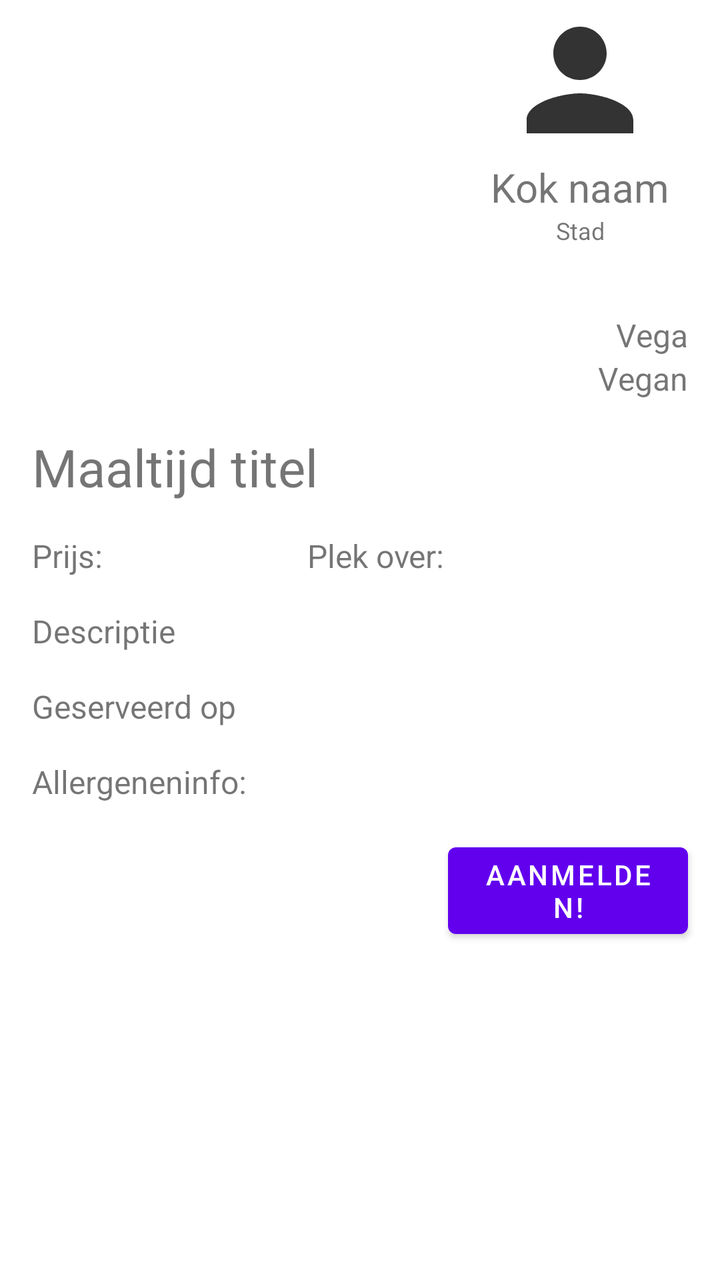
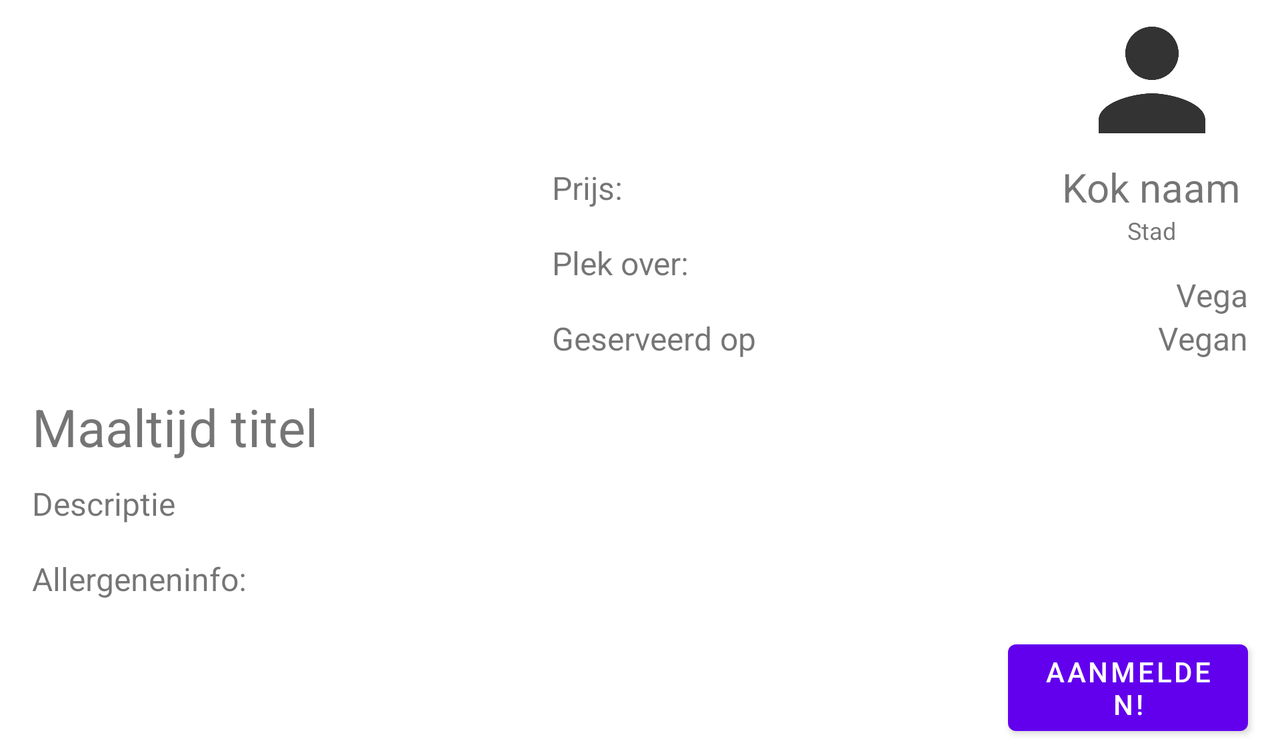

Two renders of one Android screen. The first uses the default layout on a phone; the second uses the alternative layout the repository ships for a different screen configuration, on a matching device. The two XML files are below.
<!-- AndroidManifest.xml: application theme Theme.ShareAMeal -->
<!-- res/layout/content_detailpage.xml -->
<?xml version="1.0" encoding="utf-8"?>
<ScrollView xmlns:android="http://schemas.android.com/apk/res/android"
    xmlns:app="http://schemas.android.com/apk/res-auto"
    xmlns:tools="http://schemas.android.com/tools"
    android:layout_width="match_parent"
    android:layout_height="match_parent"
    app:layout_behavior="@string/appbar_scrolling_view_behavior"
    tools:context=".ui.MealDetailPage"
    tools:showIn="@layout/activity_detailpage">

    <androidx.constraintlayout.widget.ConstraintLayout
        android:layout_width="match_parent"
        android:layout_height="wrap_content">

        <ImageView
            android:id="@+id/meal_image"
            android:layout_width="220dp"
            android:layout_height="200dp"
            android:adjustViewBounds="true"
            android:scaleType="centerCrop"
            android:src="@drawable/meal_imagesrc"
            app:layout_constraintStart_toStartOf="parent"
            app:layout_constraintTop_toTopOf="parent" />

        <TextView
            android:id="@+id/meal_title"
            android:layout_width="match_parent"
            android:layout_height="wrap_content"
            android:layout_marginStart="16dp"
            android:layout_marginTop="16dp"
            android:layout_marginEnd="16dp"
            android:text="@string/meal_title_placeholder"
            android:textSize="26sp"
            app:layout_constraintEnd_toEndOf="parent"
            app:layout_constraintStart_toStartOf="parent"
            app:layout_constraintTop_toBottomOf="@+id/meal_image" />

        <TextView
            android:id="@+id/meal_price"
            android:layout_width="wrap_content"
            android:layout_height="wrap_content"
            android:layout_marginStart="16dp"
            android:layout_marginTop="16dp"
            android:layout_marginEnd="16dp"
            android:text="@string/price"
            android:textSize="16sp"
            app:layout_constraintStart_toStartOf="parent"
            app:layout_constraintTop_toBottomOf="@+id/meal_title" />

        <TextView
            android:id="@+id/meal_spotsleft"
            android:layout_width="wrap_content"
            android:layout_height="wrap_content"
            android:layout_marginStart="16dp"
            android:layout_marginTop="16dp"
            android:layout_marginEnd="16dp"
            android:text="@string/spots_left"
            android:textSize="16sp"
            app:layout_constraintEnd_toEndOf="parent"
            app:layout_constraintStart_toStartOf="@+id/meal_price"
            app:layout_constraintTop_toBottomOf="@+id/meal_title" />

        <TextView
            android:id="@+id/meal_description"
            android:layout_width="match_parent"
            android:layout_height="wrap_content"
            android:layout_marginStart="16dp"
            android:layout_marginTop="16dp"
            android:layout_marginEnd="16dp"
            android:text="@string/description_placeholder"
            android:textSize="16sp"
            app:layout_constraintEnd_toEndOf="parent"
            app:layout_constraintHorizontal_bias="0.38"
            app:layout_constraintStart_toStartOf="parent"
            app:layout_constraintTop_toBottomOf="@+id/meal_price" />

        <TextView
            android:id="@+id/meal_date"
            android:layout_width="match_parent"
            android:layout_height="wrap_content"
            android:layout_marginStart="16dp"
            android:layout_marginTop="16dp"
            android:layout_marginEnd="16dp"
            android:text="@string/date"
            android:textSize="16sp"
            app:layout_constraintEnd_toEndOf="parent"
            app:layout_constraintHorizontal_bias="0.0"
            app:layout_constraintStart_toStartOf="parent"
            app:layout_constraintTop_toBottomOf="@+id/meal_description" />

        <TextView
            android:id="@+id/meal_allergeninfo"
            android:layout_width="match_parent"
            android:layout_height="wrap_content"
            android:layout_marginStart="16dp"
            android:layout_marginEnd="16dp"
            android:layout_marginTop="16dp"
            android:text="@string/allergeninfo"
            android:textSize="16sp"
            app:layout_constraintEnd_toEndOf="parent"
            app:layout_constraintHorizontal_bias="0.0"
            app:layout_constraintStart_toStartOf="parent"
            app:layout_constraintTop_toBottomOf="@+id/meal_date" />

        <Button
            android:id="@+id/participate"
            android:layout_width="120dp"
            android:layout_height="wrap_content"
            android:text="@string/sign_up_button"
            android:layout_margin="16dp"
            app:layout_constraintEnd_toEndOf="parent"
            app:layout_constraintTop_toBottomOf="@+id/meal_allergeninfo" />

        <ImageView
            android:id="@+id/cook_icon"
            android:layout_width="80dp"
            android:layout_height="80dp"
            app:layout_constraintEnd_toEndOf="parent"
            app:layout_constraintStart_toEndOf="@+id/meal_image"
            app:layout_constraintTop_toTopOf="parent"
            app:srcCompat="@drawable/icon_for_cook" />

        <TextView
            android:id="@+id/cook_name"
            android:layout_width="wrap_content"
            android:layout_height="wrap_content"
            android:text="@string/cook_name_placeholder"
            android:textSize="20sp"
            android:layout_marginEnd="10dp"
            android:layout_marginStart="10dp"
            app:layout_constraintEnd_toEndOf="parent"
            app:layout_constraintStart_toEndOf="@+id/meal_image"
            app:layout_constraintTop_toBottomOf="@+id/cook_icon" />

        <TextView
            android:id="@+id/cook_city"
            android:layout_width="wrap_content"
            android:layout_height="wrap_content"
            android:text="@string/city_placeholder"
            android:textSize="12sp"
            android:layout_marginEnd="10dp"
            android:layout_marginStart="10dp"
            app:layout_constraintEnd_toEndOf="parent"
            app:layout_constraintStart_toEndOf="@+id/meal_image"
            app:layout_constraintTop_toBottomOf="@+id/cook_name" />

        <ImageView
            android:id="@+id/meal_vega"
            android:layout_width="wrap_content"
            android:layout_height="wrap_content"
            android:layout_marginEnd="16dp"
            app:layout_constraintBottom_toTopOf="@+id/meal_vegan"
            app:layout_constraintEnd_toEndOf="parent"
            app:srcCompat="@drawable/ic_not_restricted" />

        <ImageView
            android:id="@+id/meal_vegan"
            android:layout_width="wrap_content"
            android:layout_height="wrap_content"
            android:layout_marginEnd="16dp"
            android:layout_marginBottom="-3dp"
            app:layout_constraintBottom_toBottomOf="@+id/meal_image"
            app:layout_constraintEnd_toEndOf="parent"
            app:srcCompat="@drawable/ic_not_restricted" />

        <TextView
            android:id="@+id/vega"
            android:layout_width="wrap_content"
            android:layout_height="wrap_content"
            android:text="@string/vega"
            android:textSize="16sp"
            app:layout_constraintBottom_toTopOf="@+id/vegan"
            app:layout_constraintEnd_toStartOf="@+id/meal_vega" />

        <TextView
            android:id="@+id/vegan"
            android:layout_width="wrap_content"
            android:layout_height="wrap_content"
            android:text="@string/vegan"
            android:textSize="16sp"
            app:layout_constraintBottom_toBottomOf="@+id/meal_image"
            app:layout_constraintEnd_toStartOf="@+id/meal_vegan" />

    </androidx.constraintlayout.widget.ConstraintLayout>

</ScrollView>
<!-- res/layout/activity_detailpage.xml (included above) -->
<?xml version="1.0" encoding="utf-8"?>
<androidx.coordinatorlayout.widget.CoordinatorLayout xmlns:android="http://schemas.android.com/apk/res/android"
    xmlns:app="http://schemas.android.com/apk/res-auto"
    xmlns:tools="http://schemas.android.com/tools"
    android:layout_width="match_parent"
    android:layout_height="match_parent"
    tools:context=".ui.MealDetailPage">

    <com.google.android.material.appbar.AppBarLayout
        android:layout_width="match_parent"
        android:layout_height="wrap_content"
        android:theme="@style/Theme.ShareAMeal.AppBarOverlay">

        <androidx.appcompat.widget.Toolbar
            android:id="@+id/toolbar"
            android:layout_width="match_parent"
            android:layout_height="?attr/actionBarSize"
            android:background="?attr/colorPrimary"
            app:popupTheme="@style/Theme.ShareAMeal.PopupOverlay" />

    </com.google.android.material.appbar.AppBarLayout>

    <include layout="@layout/content_detailpage" />


</androidx.coordinatorlayout.widget.CoordinatorLayout>
<!-- resources referenced by this layout -->
<resources>
  <!-- drawable icon_for_cook (drawable-anydpi) -->
  <vector xmlns:android="http://schemas.android.com/apk/res/android"
      android:width="24dp"
      android:height="24dp"
      android:viewportWidth="24"
      android:viewportHeight="24"
      android:tint="#000000"
      android:alpha="0.8">
    <path
        android:fillColor="@android:color/black"
        android:pathData="M12,12c2.21,0 4,-1.79 4,-4s-1.79,-4 -4,-4 -4,1.79 -4,4 1.79,4 4,4zM12,14c-2.67,0 -8,1.34 -8,4v2h16v-2c0,-2.66 -5.33,-4 -8,-4z"/>
  </vector>
  <string name="allergeninfo">Allergeneninfo:</string>
  <string name="city_placeholder">Stad</string>
  <string name="cook_name_placeholder">Kok naam</string>
  <string name="date">Geserveerd op </string>
  <string name="description_placeholder">Descriptie</string>
  <string name="meal_title_placeholder">Maaltijd titel</string>
  <string name="price">Prijs: </string>
  <string name="sign_up_button">Aanmelden!</string>
  <string name="spots_left">Plek over: </string>
  <string name="vega">Vega</string>
  <string name="vegan">Vegan</string>
  <style name="Theme.ShareAMeal.AppBarOverlay" parent="ThemeOverlay.AppCompat.Dark.ActionBar" />
  <style name="Theme.ShareAMeal.PopupOverlay" parent="ThemeOverlay.AppCompat.Light" />
  <style name="Theme.ShareAMeal" parent="Theme.MaterialComponents.DayNight.DarkActionBar">
          
          <item name="colorPrimary">@color/purple_500</item>
          <item name="colorPrimaryVariant">@color/purple_700</item>
          <item name="colorOnPrimary">@color/white</item>
          
          <item name="colorSecondary">@color/teal_200</item>
          <item name="colorSecondaryVariant">@color/teal_700</item>
          <item name="colorOnSecondary">@color/black</item>
          
          <item name="android:statusBarColor" tools:targetApi="l">?attr/colorPrimaryVariant</item>
          
      </style>
</resources>
<!-- res/layout-land/content_detailpage.xml (the repository's variant of the layout above) -->
<!-- drawn on the phone turned sideways -->
<?xml version="1.0" encoding="utf-8"?>
<ScrollView xmlns:android="http://schemas.android.com/apk/res/android"
    xmlns:app="http://schemas.android.com/apk/res-auto"
    xmlns:tools="http://schemas.android.com/tools"
    android:layout_width="match_parent"
    android:layout_height="match_parent"
    app:layout_behavior="@string/appbar_scrolling_view_behavior"
    tools:context=".ui.MealDetailPage"
    tools:showIn="@layout/activity_detailpage">

    <androidx.constraintlayout.widget.ConstraintLayout
        android:layout_width="match_parent"
        android:layout_height="wrap_content">

        <ImageView
            android:id="@+id/meal_image"
            android:layout_width="260dp"
            android:layout_height="180dp"
            android:adjustViewBounds="true"
            android:scaleType="centerCrop"
            android:src="@drawable/meal_imagesrc"
            app:layout_constraintStart_toStartOf="parent"
            app:layout_constraintTop_toTopOf="parent" />

        <TextView
            android:id="@+id/meal_title"
            android:layout_width="match_parent"
            android:layout_height="wrap_content"
            android:layout_marginStart="16dp"
            android:layout_marginTop="16dp"
            android:layout_marginEnd="16dp"
            android:text="@string/meal_title_placeholder"
            android:textSize="26sp"
            app:layout_constraintEnd_toEndOf="parent"
            app:layout_constraintStart_toStartOf="parent"
            app:layout_constraintTop_toBottomOf="@id/meal_image" />

        <TextView
            android:id="@+id/meal_price"
            android:layout_width="wrap_content"
            android:layout_height="wrap_content"
            android:layout_margin="16dp"
            android:text="@string/price"
            android:textSize="16sp"
            app:layout_constraintStart_toEndOf="@id/meal_image"
            app:layout_constraintBottom_toTopOf="@id/meal_spotsleft" />

        <TextView
            android:id="@+id/meal_spotsleft"
            android:layout_width="wrap_content"
            android:layout_height="wrap_content"
            android:layout_margin="16dp"
            android:text="@string/spots_left"
            android:textSize="16sp"
            app:layout_constraintStart_toEndOf="@id/meal_image"
            app:layout_constraintBottom_toTopOf="@id/meal_date" />

        <TextView
            android:id="@+id/meal_description"
            android:layout_width="match_parent"
            android:layout_height="wrap_content"
            android:layout_marginStart="16dp"
            android:layout_marginTop="10dp"
            android:layout_marginEnd="16dp"
            android:text="@string/description_placeholder"
            android:textSize="16sp"
            app:layout_constraintEnd_toEndOf="parent"
            app:layout_constraintStart_toStartOf="parent"
            app:layout_constraintTop_toBottomOf="@id/meal_title" />

        <TextView
            android:id="@+id/meal_date"
            android:layout_width="wrap_content"
            android:layout_height="wrap_content"
            android:layout_marginStart="16dp"
            android:layout_marginTop="16dp"
            android:layout_marginEnd="16dp"
            android:text="@string/date"
            android:textSize="16sp"
            app:layout_constraintStart_toEndOf="@id/meal_image"
            app:layout_constraintBottom_toBottomOf="@id/meal_image"/>

        <TextView
            android:id="@+id/meal_allergeninfo"
            android:layout_width="match_parent"
            android:layout_height="wrap_content"
            android:layout_marginStart="16dp"
            android:layout_marginEnd="16dp"
            android:layout_marginTop="16dp"
            android:text="@string/allergeninfo"
            android:textSize="16sp"
            app:layout_constraintEnd_toEndOf="parent"
            app:layout_constraintHorizontal_bias="0.0"
            app:layout_constraintStart_toStartOf="parent"
            app:layout_constraintTop_toBottomOf="@id/meal_description" />

        <Button
            android:id="@+id/participate"
            android:layout_width="120dp"
            android:layout_height="wrap_content"
            android:text="@string/sign_up_button"
            android:layout_margin="16dp"
            app:layout_constraintEnd_toEndOf="parent"
            app:layout_constraintTop_toBottomOf="@id/meal_allergeninfo" />

        <RelativeLayout
            android:id="@+id/cook_info"
            android:layout_width="wrap_content"
            android:layout_height="wrap_content"
            android:layout_marginStart="16dp"
            android:layout_marginEnd="16dp"
            app:layout_constraintEnd_toEndOf="parent"
            app:layout_constraintTop_toTopOf="parent">

        <ImageView
            android:id="@id/cook_icon"
            android:layout_width="80dp"
            android:layout_height="80dp"
            android:layout_marginEnd="16dp"
            android:layout_centerHorizontal="true"
            app:srcCompat="@drawable/icon_for_cook" />

        <TextView
            android:id="@id/cook_name"
            android:layout_width="wrap_content"
            android:layout_height="wrap_content"
            android:text="@string/cook_name_placeholder"
            android:textSize="20sp"
            android:layout_centerHorizontal="true"
            android:layout_below="@+id/cook_icon" />

        <TextView
            android:id="@id/cook_city"
            android:layout_width="wrap_content"
            android:layout_height="wrap_content"
            android:text="@string/city_placeholder"
            android:textSize="12sp"
            android:layout_centerHorizontal="true"
            android:layout_below="@+id/cook_name" />
        </RelativeLayout>

        <ImageView
            android:id="@id/meal_vega"
            android:layout_width="wrap_content"
            android:layout_height="wrap_content"
            android:layout_marginEnd="16dp"
            app:layout_constraintBottom_toTopOf="@id/meal_vegan"
            app:layout_constraintEnd_toEndOf="parent"
            app:srcCompat="@drawable/ic_not_restricted" />

        <ImageView
            android:id="@id/meal_vegan"
            android:layout_width="wrap_content"
            android:layout_height="wrap_content"
            android:layout_marginEnd="16dp"
            android:layout_marginBottom="-3dp"
            app:layout_constraintBottom_toBottomOf="@id/meal_image"
            app:layout_constraintEnd_toEndOf="parent"
            app:srcCompat="@drawable/ic_not_restricted" />

        <TextView
            android:id="@id/vega"
            android:layout_width="wrap_content"
            android:layout_height="wrap_content"
            android:text="@string/vega"
            android:textSize="16sp"
            app:layout_constraintBottom_toTopOf="@id/vegan"
            app:layout_constraintEnd_toStartOf="@id/meal_vega" />

        <TextView
            android:id="@id/vegan"
            android:layout_width="wrap_content"
            android:layout_height="wrap_content"
            android:text="@string/vegan"
            android:textSize="16sp"
            app:layout_constraintBottom_toBottomOf="@id/meal_image"
            app:layout_constraintEnd_toStartOf="@id/meal_vegan" />

    </androidx.constraintlayout.widget.ConstraintLayout>

</ScrollView>
<!-- res/layout/content_detailpage.xml (included above) -->
<?xml version="1.0" encoding="utf-8"?>
<ScrollView xmlns:android="http://schemas.android.com/apk/res/android"
    xmlns:app="http://schemas.android.com/apk/res-auto"
    xmlns:tools="http://schemas.android.com/tools"
    android:layout_width="match_parent"
    android:layout_height="match_parent"
    app:layout_behavior="@string/appbar_scrolling_view_behavior"
    tools:context=".ui.MealDetailPage"
    tools:showIn="@layout/activity_detailpage">

    <androidx.constraintlayout.widget.ConstraintLayout
        android:layout_width="match_parent"
        android:layout_height="wrap_content">

        <ImageView
            android:id="@+id/meal_image"
            android:layout_width="220dp"
            android:layout_height="200dp"
            android:adjustViewBounds="true"
            android:scaleType="centerCrop"
            android:src="@drawable/meal_imagesrc"
            app:layout_constraintStart_toStartOf="parent"
            app:layout_constraintTop_toTopOf="parent" />

        <TextView
            android:id="@+id/meal_title"
            android:layout_width="match_parent"
            android:layout_height="wrap_content"
            android:layout_marginStart="16dp"
            android:layout_marginTop="16dp"
            android:layout_marginEnd="16dp"
            android:text="@string/meal_title_placeholder"
            android:textSize="26sp"
            app:layout_constraintEnd_toEndOf="parent"
            app:layout_constraintStart_toStartOf="parent"
            app:layout_constraintTop_toBottomOf="@+id/meal_image" />

        <TextView
            android:id="@+id/meal_price"
            android:layout_width="wrap_content"
            android:layout_height="wrap_content"
            android:layout_marginStart="16dp"
            android:layout_marginTop="16dp"
            android:layout_marginEnd="16dp"
            android:text="@string/price"
            android:textSize="16sp"
            app:layout_constraintStart_toStartOf="parent"
            app:layout_constraintTop_toBottomOf="@+id/meal_title" />

        <TextView
            android:id="@+id/meal_spotsleft"
            android:layout_width="wrap_content"
            android:layout_height="wrap_content"
            android:layout_marginStart="16dp"
            android:layout_marginTop="16dp"
            android:layout_marginEnd="16dp"
            android:text="@string/spots_left"
            android:textSize="16sp"
            app:layout_constraintEnd_toEndOf="parent"
            app:layout_constraintStart_toStartOf="@+id/meal_price"
            app:layout_constraintTop_toBottomOf="@+id/meal_title" />

        <TextView
            android:id="@+id/meal_description"
            android:layout_width="match_parent"
            android:layout_height="wrap_content"
            android:layout_marginStart="16dp"
            android:layout_marginTop="16dp"
            android:layout_marginEnd="16dp"
            android:text="@string/description_placeholder"
            android:textSize="16sp"
            app:layout_constraintEnd_toEndOf="parent"
            app:layout_constraintHorizontal_bias="0.38"
            app:layout_constraintStart_toStartOf="parent"
            app:layout_constraintTop_toBottomOf="@+id/meal_price" />

        <TextView
            android:id="@+id/meal_date"
            android:layout_width="match_parent"
            android:layout_height="wrap_content"
            android:layout_marginStart="16dp"
            android:layout_marginTop="16dp"
            android:layout_marginEnd="16dp"
            android:text="@string/date"
            android:textSize="16sp"
            app:layout_constraintEnd_toEndOf="parent"
            app:layout_constraintHorizontal_bias="0.0"
            app:layout_constraintStart_toStartOf="parent"
            app:layout_constraintTop_toBottomOf="@+id/meal_description" />

        <TextView
            android:id="@+id/meal_allergeninfo"
            android:layout_width="match_parent"
            android:layout_height="wrap_content"
            android:layout_marginStart="16dp"
            android:layout_marginEnd="16dp"
            android:layout_marginTop="16dp"
            android:text="@string/allergeninfo"
            android:textSize="16sp"
            app:layout_constraintEnd_toEndOf="parent"
            app:layout_constraintHorizontal_bias="0.0"
            app:layout_constraintStart_toStartOf="parent"
            app:layout_constraintTop_toBottomOf="@+id/meal_date" />

        <Button
            android:id="@+id/participate"
            android:layout_width="120dp"
            android:layout_height="wrap_content"
            android:text="@string/sign_up_button"
            android:layout_margin="16dp"
            app:layout_constraintEnd_toEndOf="parent"
            app:layout_constraintTop_toBottomOf="@+id/meal_allergeninfo" />

        <ImageView
            android:id="@+id/cook_icon"
            android:layout_width="80dp"
            android:layout_height="80dp"
            app:layout_constraintEnd_toEndOf="parent"
            app:layout_constraintStart_toEndOf="@+id/meal_image"
            app:layout_constraintTop_toTopOf="parent"
            app:srcCompat="@drawable/icon_for_cook" />

        <TextView
            android:id="@+id/cook_name"
            android:layout_width="wrap_content"
            android:layout_height="wrap_content"
            android:text="@string/cook_name_placeholder"
            android:textSize="20sp"
            android:layout_marginEnd="10dp"
            android:layout_marginStart="10dp"
            app:layout_constraintEnd_toEndOf="parent"
            app:layout_constraintStart_toEndOf="@+id/meal_image"
            app:layout_constraintTop_toBottomOf="@+id/cook_icon" />

        <TextView
            android:id="@+id/cook_city"
            android:layout_width="wrap_content"
            android:layout_height="wrap_content"
            android:text="@string/city_placeholder"
            android:textSize="12sp"
            android:layout_marginEnd="10dp"
            android:layout_marginStart="10dp"
            app:layout_constraintEnd_toEndOf="parent"
            app:layout_constraintStart_toEndOf="@+id/meal_image"
            app:layout_constraintTop_toBottomOf="@+id/cook_name" />

        <ImageView
            android:id="@+id/meal_vega"
            android:layout_width="wrap_content"
            android:layout_height="wrap_content"
            android:layout_marginEnd="16dp"
            app:layout_constraintBottom_toTopOf="@+id/meal_vegan"
            app:layout_constraintEnd_toEndOf="parent"
            app:srcCompat="@drawable/ic_not_restricted" />

        <ImageView
            android:id="@+id/meal_vegan"
            android:layout_width="wrap_content"
            android:layout_height="wrap_content"
            android:layout_marginEnd="16dp"
            android:layout_marginBottom="-3dp"
            app:layout_constraintBottom_toBottomOf="@+id/meal_image"
            app:layout_constraintEnd_toEndOf="parent"
            app:srcCompat="@drawable/ic_not_restricted" />

        <TextView
            android:id="@+id/vega"
            android:layout_width="wrap_content"
            android:layout_height="wrap_content"
            android:text="@string/vega"
            android:textSize="16sp"
            app:layout_constraintBottom_toTopOf="@+id/vegan"
            app:layout_constraintEnd_toStartOf="@+id/meal_vega" />

        <TextView
            android:id="@+id/vegan"
            android:layout_width="wrap_content"
            android:layout_height="wrap_content"
            android:text="@string/vegan"
            android:textSize="16sp"
            app:layout_constraintBottom_toBottomOf="@+id/meal_image"
            app:layout_constraintEnd_toStartOf="@+id/meal_vegan" />

    </androidx.constraintlayout.widget.ConstraintLayout>

</ScrollView>
